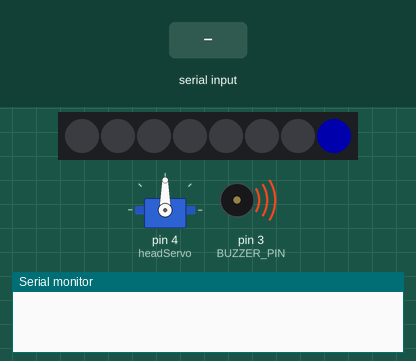
A sketch run on a simulated Arduino Mega 2560, built with avr-gcc and run on an emulated ATmega2560. Parts: 8 RGB LEDs in strip order, left to right, servo, buzzer (waves = sounding), the last lines printed to the serial monitor. The test bench sets the inputs (shaded band). Dim RGB values are drawn brighter than linear.

Above: at 3.7 s.
At 6.3 s:
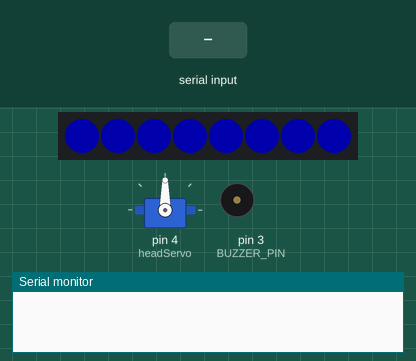
6.4 s: "90,45\n" received over the second serial link
At 6.8 s:
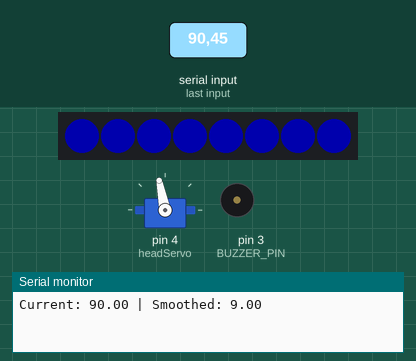
7.9 s: "200\n" received over the second serial link
At 9.1 s:
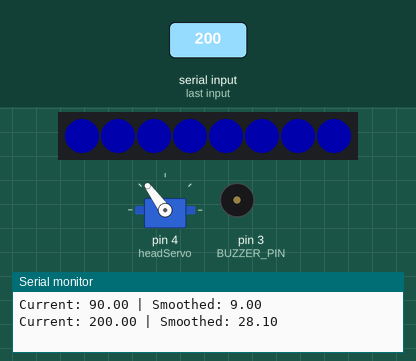
9.4 s: "200\n" received over the second serial link
At 10.3 s:
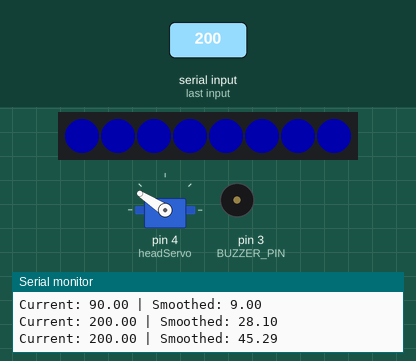
Timing chart, 0 to 12.4 s (numbered marks = the images above; inputs shaded):
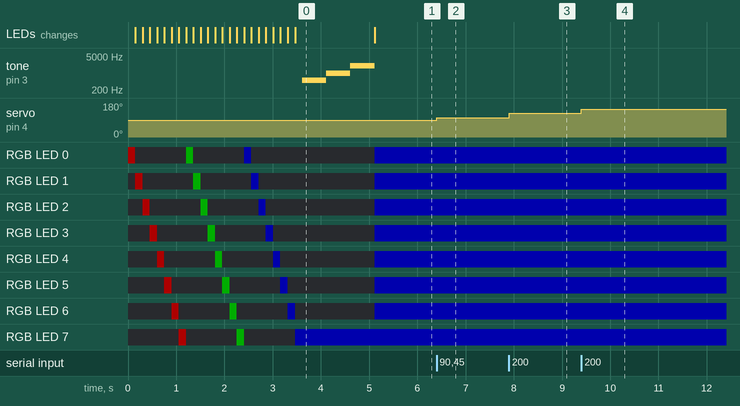

Measured:
- after the input at 6.4 s, servo on pin 4 (headServo): 90° → 101° at once
- after the input at 7.9 s, servo on pin 4 (headServo): 101° → 126° at once
- after the input at 9.4 s, servo on pin 4 (headServo): 126° → 147° at once
- what the display in image 0 shows lasts 1.6 s, from 3.5 s to 5.1 s

The sketch:

Main.ino
```cpp
/* Program initialy created: 01/12/2026 3:40 pm
   Developer: Jacob Graham
   Last Modified: 01/14/2026. 5:53 pm
   Last Modified(Again): 06/26/2026. 12:00 AM*/

/* File: main.cpp */

#include "LED_EYE.h"
#include "PIEZO_BUZZER.h"
#include "MOTOR_CONTROLS.h"

Adafruit_NeoPixel strip(LED_COUNT, LED_PIN, NEO_GRB + NEO_KHZ800);

float currentValue = 0;
float smoothedValue = 0;
float smoothingFactor = 0.1; // lower = slower, smoother motion

void setup() {
  strip.begin();
  strip.show();
  strip.setBrightness(50);

  initHeadServo();
  setHeadServo(90);

  Serial.begin(115200);
  Serial1.begin(115200);

  spin(255, 0, 0, 150);
  spin(0, 255, 0, 150);
  spin(0, 0, 255, 150);
  bootNoise();
  colorAll(0, 0, 255);
  //lookLeftRight(3);
  lookForward();
}

void loop() {
  if (Serial1.available()) {
    String data = Serial1.readStringUntil('\n');
    currentValue = data.toFloat();

    // Smooth servo motion
    smoothedValue = smoothedValue + (currentValue - smoothedValue) * smoothingFactor;

    // Map relative value to servo angle
    int servoAngle = map(smoothedValue, -70, 70, 0, 180);
    servoAngle = constrain(servoAngle, 0, 180);

    setHeadServo(servoAngle);

    Serial.print("Current: ");
    Serial.print(currentValue);
    Serial.print(" | Smoothed: ");
    Serial.println(smoothedValue);
  }
}
```

LED_EYE.cpp
```cpp
/* Program initialy created: 01/12/2026 3:40 pm
   Developer: Jacob Graham

   Last Modified: 01/12/2026.*/

#include "LED_EYE.h"

void colorAll(int r, int g, int b) {
    for (int i = 0; i < LED_COUNT; i++) {
        strip.setPixelColor(i, strip.Color(r, g, b));
    }
    strip.show();
}

void spin(uint8_t r, uint8_t g, uint8_t b, int delayTime) {
    for (int i = 0; i < strip.numPixels(); i++) {
        strip.clear();
        strip.setPixelColor(i, strip.Color(r, g, b));
        strip.show();
        delay(delayTime);
    }
}
```

LED_EYE.h
```cpp
/* Program initialy created: 01/12/2026 3:40 pm
   Developer: Jacob Graham

   Last Modified: 01/12/2026.*/

#ifndef LED_EYE_H
#define LED_EYE_H

#include <Adafruit_NeoPixel.h>

#define LED_PIN 2
#define LED_COUNT 8

extern Adafruit_NeoPixel strip;

void colorAll(int r, int g, int b);
void spin(uint8_t r, uint8_t g, uint8_t b, int delayTime);

#endif
```

MOTOR_CONTROLS.cpp
```cpp
// File: MOTOR_CONTROLS.cpp
#include <Arduino.h>
#include <Servo.h>
#include "MOTOR_CONTROLS.h"

static Servo headServo;

void initHeadServo() {
  headServo.attach(4); // Adjust pin if needed
}

void setHeadServo(int angle){
  headServo.write(angle);
}

// Optional manual movement
void lookLeft(){ setHeadServo(45); }
void lookRight(){ setHeadServo(135); }
void lookForward(){ setHeadServo(90); }

void lookLeftRight(float seconds) {
  // Optional sweep function
  const int STEP_COUNT = 200;
  const int MIN_ANGLE = 0;
  const int MAX_ANGLE = 180;
  const int DELAY_MS = 10;

  unsigned long start = millis();
  unsigned long duration = seconds * 1000;

  while (millis() - start < duration) {
    for (int i = 0; i <= STEP_COUNT; i++) {
      if (millis() - start >= duration) return;
      float t = (float)i / STEP_COUNT;
      float eased = (1 - cos(t * PI)) / 2;
      int angle = MIN_ANGLE + eased * (MAX_ANGLE - MIN_ANGLE);
      headServo.write(angle);
      delay(DELAY_MS);
    }

    for (int i = 0; i <= STEP_COUNT; i++) {
      if (millis() - start >= duration) return;
      float t = (float)i / STEP_COUNT;
      float eased = (1 - cos(t * PI)) / 2;
      int angle = MAX_ANGLE - eased * (MAX_ANGLE - MIN_ANGLE);
      headServo.write(angle);
      delay(DELAY_MS);
    }
  }
}
```

MOTOR_CONTROLS.h
```cpp
#ifndef MOTOR_CONTROLS_H
#define MOTOR_CONTROLS_H

#include <Arduino.h>

// Initialize the head servo
void initHeadServo();

// Set the head servo angle
void setHeadServo(int angle);

// Convenience movement functions
void lookLeft();
void lookRight();
void lookForward();

// Sweep the head left and right
void lookLeftRight(float seconds);

#endif
```

PIEZO_BUZZER.cpp
```cpp
#include <Arduino.h>
#include "PIEZO_BUZZER.h"

void bootNoise() {
    tone(BUZZER_PIN, 500);
    delay(500);
    tone(BUZZER_PIN, 1000);
    delay(500);
    tone(BUZZER_PIN, 2000);
    delay(500);
    noTone(BUZZER_PIN);
}
```

PIEZO_BUZZER.h
```cpp
#ifndef PIEZO_BUZZER_H
#define PIEZO_BUZZER_H

#include <Arduino.h>

// Pin definition (must match wiring)
#define BUZZER_PIN 3

// Core functions
void initBuzzer();
void bootNoise();
void beep(int frequency, int duration);

#endif
```
